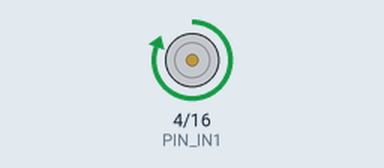
This sketch was run on a simulated Arduino Mega 2560, built with avr-gcc and run on an emulated ATmega2560. On the bench: motor-driver pin pairs drawn as motors (green arrow = first pin HIGH = forward, orange = second pin HIGH = backward, longer = more drive, scaled by the enable pin).

Above: at 1.5 s.
At 5.5 s:
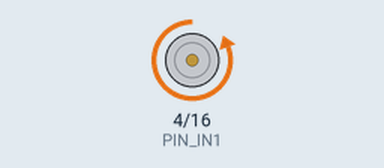
At 8.0 s:
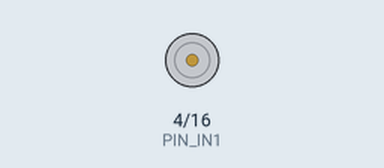
Timing chart, 0 to 11.7 s (numbered marks = the images above):
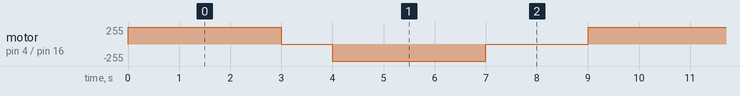

Measured:
- by itself, motor on pin 4 (PIN_IN1) / pin 16 (PIN_IN2): repeats every 9.0 s: stopped 1.0 s, backward 255/255 3.0 s, stopped 2.0 s, forward 255/255 3.0 s

The sketch:

EX_1.ino
```cpp
const int PIN_ENA = 22; // Speed Control (PWM)
const int PIN_IN1 = 4;  // Direction Control 1
const int PIN_IN2 = 16; // Direction Control 2

void setup() {
  // Configure control pins as outputs
  pinMode(PIN_ENA, OUTPUT);
  pinMode(PIN_IN1, OUTPUT);
  pinMode(PIN_IN2, OUTPUT);

  // Initial Safe Stop
  digitalWrite(PIN_IN1, LOW);
  digitalWrite(PIN_IN2, LOW);
  analogWrite(PIN_ENA, 0);
}

void loop() {
  // 1. Forward Rotation at Speed 200 (out of 255)
  digitalWrite(PIN_IN1, HIGH);
  digitalWrite(PIN_IN2, LOW);
  analogWrite(PIN_ENA, 200);
  delay(3000);

  // 2. Dynamic Brake STOP
  digitalWrite(PIN_IN1, LOW);
  digitalWrite(PIN_IN2, LOW);
  analogWrite(PIN_ENA, 0);
  delay(1000);

  // 3. Reverse Rotation at Speed 200
  digitalWrite(PIN_IN1, LOW);
  digitalWrite(PIN_IN2, HIGH);
  analogWrite(PIN_ENA, 200);
  delay(3000);

  // 4. Dynamic Brake STOP
  digitalWrite(PIN_IN1, LOW);
  digitalWrite(PIN_IN2, LOW);
  analogWrite(PIN_ENA, 0);
  delay(2000);
}
```
